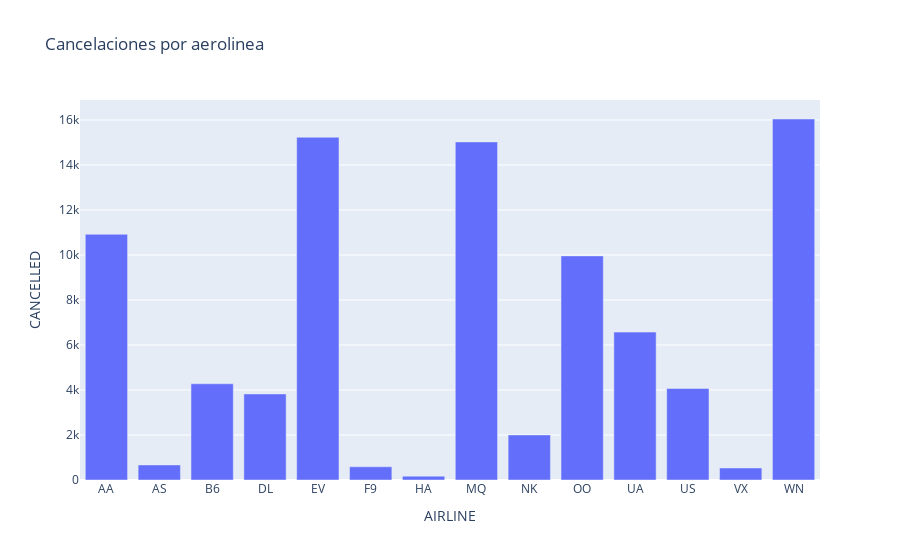

The code cell stored with this chart in its notebook:
### Code cell
#Cual es la aerolinea con mas cancelaciones?
fig = px.bar(cancelaero, x="AIRLINE", y="CANCELLED", title='Cancelaciones por aerolinea')
fig.show()


# WN es la aerolinea con mas cancelaciones

### Figure 1 — Plotly figure (JSON) as saved in the notebook; plotly's stock layout.template omitted (floating-point values rounded to 4 significant figures)
{"data": [{"alignmentgroup": "True", "hovertemplate": "AIRLINE=%{x}<br>CANCELLED=%{y}<extra></extra>", "legendgroup": "", "marker": {"color": "#636efa", "pattern": {"shape": ""}}, "name": "", "offsetgroup": "", "orientation": "v", "showlegend": false, "textposition": "auto", "type": "bar", "x": ["AA", "AS", "B6", "DL", "EV", "F9", "HA", "MQ", "NK", "OO", "UA", "US", "VX", "WN"], "xaxis": "x", "y": [10919, 669, 4276, 3824, 15231, 588, 171, 15025, 2004, 9960, 6573, 4067, 534, 16043], "yaxis": "y"}], "layout": {"barmode": "relative", "legend": {"tracegroupgap": 0}, "title": {"text": "Cancelaciones por aerolinea"}, "xaxis": {"anchor": "y", "domain": [0, 1], "title": {"text": "AIRLINE"}}, "yaxis": {"anchor": "x", "domain": [0, 1], "title": {"text": "CANCELLED"}}}}
